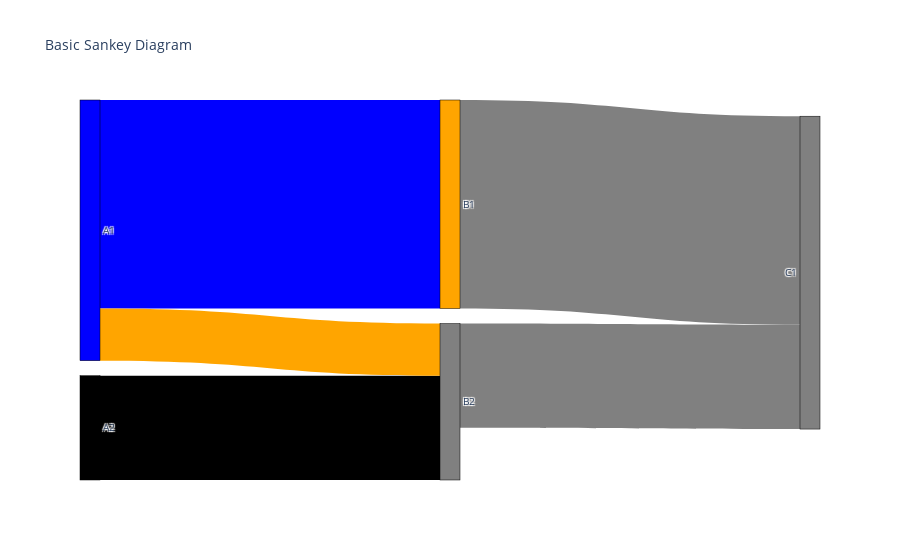

This figure's notebook cell:
### Markdown cell above
### Basic example

### Code cell
# -*- coding: utf-8 -*-
"""
Created on Fri Aug 18 13:43:52 2023

@author: Pedram Manouchehri
"""



fig = go.Figure(data=[go.Sankey(
    node = dict(
      pad = 15,
      thickness = 20,
      line = dict(color = "black", width = 0.5),
      label = ["A1", "A2", "B1", "B2", "C1", "C2"],
      color = ["blue","black","orange","grey","grey","grey","grey"]
    ),
    link = dict(
      source = [0, 1, 0, 2, 3, 3], # indices correspond to labels, eg A1, A2, A1, B1, ...
      target = [2, 3, 3, 4, 4, 5],
      value = [8, 4, 2, 8, 4, np.nan],
        color = ["blue","black","orange","grey","grey","grey","grey"]
  ))])

fig.update_layout(title_text="Basic Sankey Diagram", font_size=10)
fig.show()

### Figure 1 — Plotly figure (JSON) as saved in the notebook; plotly's stock layout.template omitted (floating-point values rounded to 4 significant figures)
{"data": [{"link": {"color": ["blue", "black", "orange", "grey", "grey", "grey", "grey"], "source": [0, 1, 0, 2, 3, 3], "target": [2, 3, 3, 4, 4, 5], "value": [8, 4, 2, 8, 4, null]}, "node": {"color": ["blue", "black", "orange", "grey", "grey", "grey", "grey"], "label": ["A1", "A2", "B1", "B2", "C1", "C2"], "line": {"color": "black", "width": 0.5}, "pad": 15, "thickness": 20}, "type": "sankey"}], "layout": {"font": {"size": 10}, "title": {"text": "Basic Sankey Diagram"}}}
